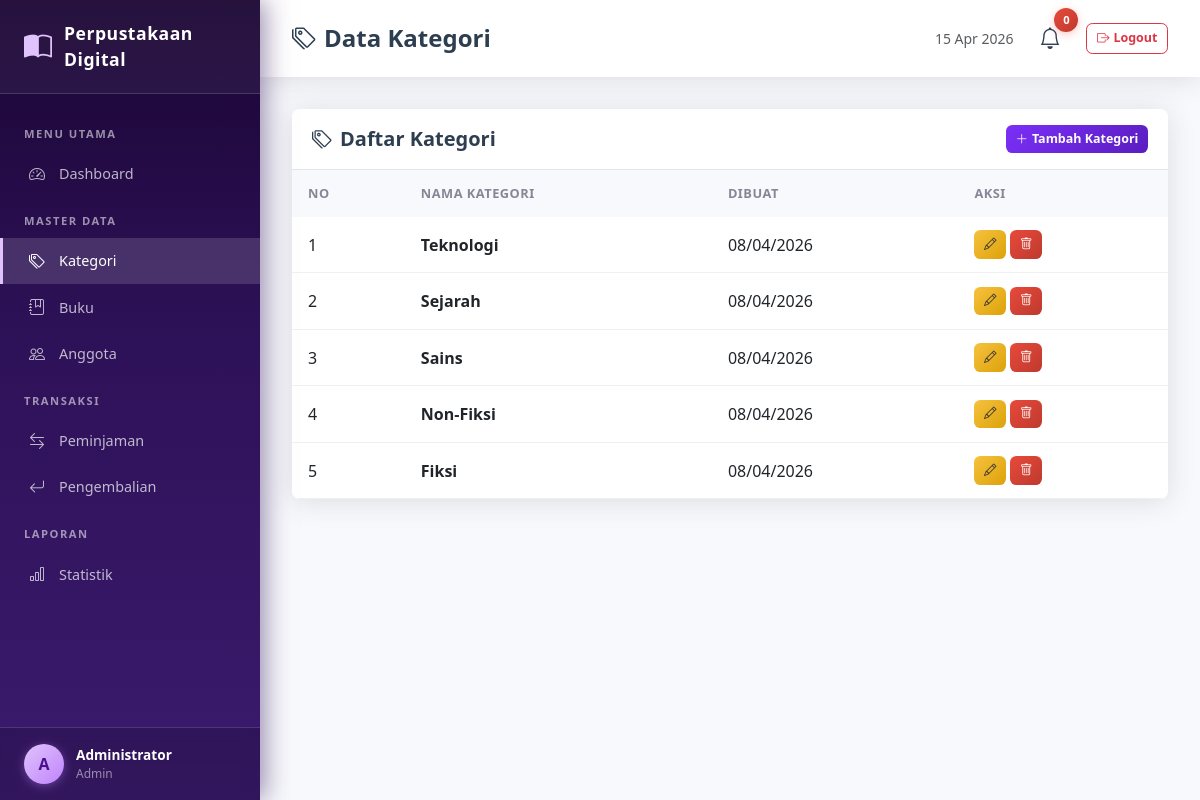
The app's page /index.php?page=kategori (signed in) with its own data.
### tables this page shows
CREATE TABLE IF NOT EXISTS kategori (
    id INT AUTO_INCREMENT PRIMARY KEY,
    nama_kategori VARCHAR(100) NOT NULL,
    created_at TIMESTAMP DEFAULT CURRENT_TIMESTAMP
);

### config/Database.php (called while the page is built, shortened)
<?php
class Database
{
    private static $instance = null;
    private $connection;
    private function __construct()
    {
        try {
            $this->connection = new PDO(
                "mysql:host=" . App::DB_HOST . ";dbname=" . App::DB_NAME,
                App::DB_USER,
                App::DB_PASS,
                [
                    PDO::ATTR_ERRMODE => PDO::ERRMODE_EXCEPTION,
                    PDO::ATTR_DEFAULT_FETCH_MODE => PDO::FETCH_OBJ,
                    PDO::MYSQL_ATTR_INIT_COMMAND => "SET NAMES utf8"
                ]
            );
        } catch (PDOException $e) {
            die("Koneksi database gagal: " . $e->getMessage());
        }
    }
    public static function getInstance()
    {
        if (self::$instance === null) {
            self::$instance = new self();
        }
        return self::$instance;
    }
    public function getConnection()
    {
        return $this->connection;
    }
}

### controllers/KategoriController.php (called while the page is built, shortened)
<?php
require_once __DIR__ . '/../models/Kategori.php';
class KategoriController
{
    private $kategoriModel;
    public function __construct()
    {
        $this->kategoriModel = new Kategori();
    }
    public function index()
    {
        $kategori = $this->kategoriModel->getAll();
        require_once __DIR__ . '/../views/kategori/index.php';
    }
}

### models/Kategori.php (called while the page is built, shortened)
<?php
require_once __DIR__ . '/../config/Database.php';
class Kategori
{
    private $db;
    private $table = 'kategori';
    public function __construct()
    {
        $this->db = Database::getInstance()->getConnection();
    }
    public function getAll()
    {
        $stmt = $this->db->query("SELECT * FROM {$this->table} ORDER BY id DESC");
        return $stmt->fetchAll();
    }
}

### views/kategori/index.php (the view, shortened to what this page needs)
<?php
$pageTitle = 'Data Kategori';
$pageIcon = 'tags';
require_once __DIR__ . '/../templates/header.php';
require_once __DIR__ . '/../templates/sidebar.php';
?>
<div class="card data-card">
    <div class="card-header">
        <h5><i class="bi bi-tags me-2"></i>Daftar Kategori</h5>
        <a href="<?= App::BASE_URL ?>/index.php?page=kategori&action=create" class="btn btn-primary btn-sm">
            <i class="bi bi-plus-lg me-1"></i>Tambah Kategori
        </a>
    </div>
    <div class="card-body p-0">
        <?php if (!empty($kategori)): ?>
            <div class="table-responsive">
                <table class="table table-hover mb-0">
                    <thead>
                        <tr>
                            <th>No</th>
                            <th>Nama Kategori</th>
                            <th>Dibuat</th>
                            <th>Aksi</th>
                        </tr>
                    </thead>
                    <tbody>
                        <?php foreach ($kategori as $i => $k): ?>
                            <tr>
                                <td><?= $i + 1 ?></td>
                                <td><strong><?= htmlspecialchars($k->nama_kategori) ?></strong></td>
                                <td><?= date('d/m/Y', strtotime($k->created_at)) ?></td>
                                <td>
                                    <a href="<?= App::BASE_URL ?>/index.php?page=kategori&action=edit&id=<?= $k->id ?>" class="btn btn-warning btn-sm" title="Edit">
                                        <i class="bi bi-pencil"></i>
                                    </a>
                                    <a href="<?= App::BASE_URL ?>/index.php?page=kategori&action=delete&id=<?= $k->id ?>" class="btn btn-danger btn-sm" title="Hapus" onclick="return confirm('Yakin ingin menghapus kategori ini?')">
                                        <i class="bi bi-trash"></i>
                                    </a>
                                </td>
                            </tr>
                        <?php endforeach; ?>
                    </tbody>
                </table>
            </div>
        <?php endif; ?>
    </div>
</div>
<?php require_once __DIR__ . '/../templates/footer.php'; ?>

### index.php (shortened to what this page needs)
<?php
require_once __DIR__ . '/config/Database.php';
$page = isset($_GET['page']) ? $_GET['page'] : 'home';
$action = isset($_GET['action']) ? $_GET['action'] : 'index';
$routes = [
    'home' => 'HomeController',
    'auth' => 'AuthController',
    'dashboard' => 'DashboardController',
    'buku' => 'BukuController',
    'kategori' => 'KategoriController',
    'anggota' => 'AnggotaController',
    'peminjaman' => 'PeminjamanController',
    'pengembalian' => 'PengembalianController',
    'panduan' => 'PanduanController',
    'laporan' => 'LaporanController',
    'api' => 'ApiController',
];
if (array_key_exists($page, $routes)) {
    $controller = new $controllerName();
    if (method_exists($controller, $action)) {
        $controller->$action();
    } else {
        $controller->index();
    }
} else {
    http_response_code(404);
    echo "<h1>404 - Halaman tidak ditemukan</h1>";
    echo "<a href='" . App::BASE_URL . "'>Kembali ke Beranda</a>";
}

### views/templates/header.php (shortened to what this page needs)
<!DOCTYPE html>
<html lang="id">
<head>
    <link href="https://cdn.jsdelivr.net/npm/bootstrap@5.3.0/dist/css/bootstrap.min.css" rel="stylesheet">
    <link href="https://cdn.jsdelivr.net/npm/bootstrap-icons@1.11.0/font/bootstrap-icons.css" rel="stylesheet">
    <link href="<?= App::BASE_URL ?>/assets/css/style.css" rel="stylesheet">
</head>
<body>

### views/templates/sidebar.php (shortened to what this page needs)
<?php $currentPage = $_GET['page'] ?? 'dashboard'; ?>
<div class="sidebar">
    <a href="<?= App::BASE_URL ?>/index.php?page=dashboard" class="sidebar-brand">
        <i class="bi bi-book-half"></i>
        <span><?= App::APP_NAME ?></span>
    </a>
    <div class="sidebar-menu">
        <div class="sidebar-heading">Menu Utama</div>
        <a href="<?= App::BASE_URL ?>/index.php?page=dashboard" class="sidebar-item <?= $currentPage === 'dashboard' ? 'active' : '' ?>">
            <i class="bi bi-speedometer2"></i>
            <span>Dashboard</span>
        </a>
        <?php if ($_SESSION['role'] === 'admin'): ?>
            <div class="sidebar-heading">Master Data</div>
            <a href="<?= App::BASE_URL ?>/index.php?page=kategori" class="sidebar-item <?= $currentPage === 'kategori' ? 'active' : '' ?>">
                <i class="bi bi-tags"></i>
                <span>Kategori</span>
            </a>
            <a href="<?= App::BASE_URL ?>/index.php?page=buku" class="sidebar-item <?= $currentPage === 'buku' ? 'active' : '' ?>">
                <i class="bi bi-journal-bookmark"></i>
                <span>Buku</span>
            </a>
            <a href="<?= App::BASE_URL ?>/index.php?page=anggota" class="sidebar-item <?= $currentPage === 'anggota' ? 'active' : '' ?>">
                <i class="bi bi-people"></i>
                <span>Anggota</span>
            </a>
            <div class="sidebar-heading">Transaksi</div>
            <a href="<?= App::BASE_URL ?>/index.php?page=peminjaman" class="sidebar-item <?= $currentPage === 'peminjaman' ? 'active' : '' ?>">
                <i class="bi bi-arrow-left-right"></i>
                <span>Peminjaman</span>
            </a>
            <a href="<?= App::BASE_URL ?>/index.php?page=pengembalian" class="sidebar-item <?= $currentPage === 'pengembalian' ? 'active' : '' ?>">
                <i class="bi bi-arrow-return-left"></i>
                <span>Pengembalian</span>
            </a>
            <div class="sidebar-heading">Laporan</div>
            <a href="<?= App::BASE_URL ?>/index.php?page=laporan" class="sidebar-item <?= $currentPage === 'laporan' ? 'active' : '' ?>">
                <i class="bi bi-bar-chart"></i>
                <span>Statistik</span>
            </a>
        <?php endif; ?>
    </div>
    <div class="sidebar-user">
        <div class="user-info">
            <div class="user-avatar">
                <?= strtoupper(substr($_SESSION['nama_lengkap'], 0, 1)) ?>
            </div>
            <div>
                <div class="user-name"><?= htmlspecialchars($_SESSION['nama_lengkap']) ?></div>
                <div class="user-role"><?= $_SESSION['role'] ?></div>
            </div>
        </div>
    </div>
</div>
<div class="main-content">
    <div class="topbar">
        <h4><i class="bi bi-<?= $pageIcon ?? 'house' ?> me-2"></i><?= $pageTitle ?? 'Dashboard' ?></h4>
        <div class="d-flex align-items-center gap-3">
            <span class="text-muted small"><?= date('d M Y') ?></span>
            <div class="notification-dropdown">
                <button class="notification-btn" id="notificationBtn">
                    <i class="bi bi-bell"></i>
                    <span class="notification-badge" id="notificationBadge">0</span>
                </button>
            </div>
            <a href="<?= App::BASE_URL ?>/index.php?page=auth&action=logout" class="btn btn-outline-danger btn-sm" onclick="return confirm('Yakin ingin logout?');">
                <i class="bi bi-box-arrow-right me-1"></i>Logout
            </a>
        </div>
    </div>
    <div class="content-wrapper">

### views/templates/footer.php (shortened to what this page needs)
    </div>
</div>
</body>
</html>

### records on screen
kategori: nama_kategori "Teknologi", created_at "08/04/2026"
kategori: nama_kategori "Sejarah", created_at "08/04/2026"
kategori: nama_kategori "Sains", created_at "08/04/2026"
kategori: nama_kategori "Non-Fiksi", created_at "08/04/2026"
kategori: nama_kategori "Fiksi", created_at "08/04/2026"

### other values on screen
App::APP_NAME "Perpustakaan Digital"
substr($_SESSION['nama_lengkap'], 0, 1) "A"
$_SESSION['nama_lengkap'] "Administrator"
$_SESSION['role'] "Admin"
$pageTitle "Data Kategori"
